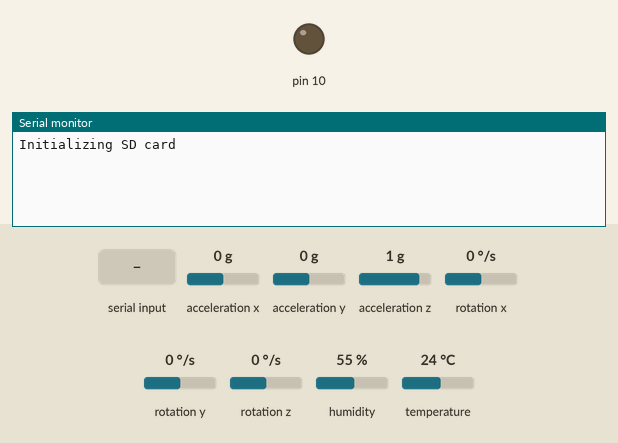
The sketch below on a simulated Arduino Uno, built for the host (arithmetic inside an expression is 32-bit, double 64-bit). On the bench: output pins drawn as LEDs (lit = HIGH), the last lines printed to the serial monitor. Wiring (inferred from the names in the program): MPU-6050 motion sensor at I2C address 0x68. The test bench sets the inputs (shaded band); at power-on: acceleration x 0 g, acceleration y 0 g, acceleration z 1 g, rotation x 0 °/s, rotation y 0 °/s, rotation z 0 °/s, humidity 55 %, temperature 24 °C. Storage starts empty.

Above: at 1.2 s.
1.3 s: "0" received over Serial
At 3.5 s:
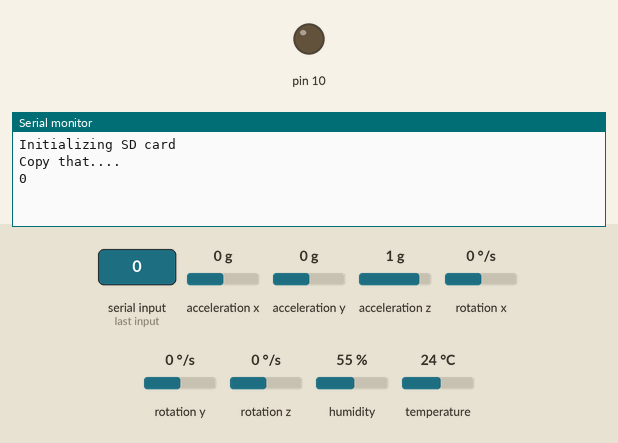
4.1 s: "1" received over Serial
At 6.9 s:
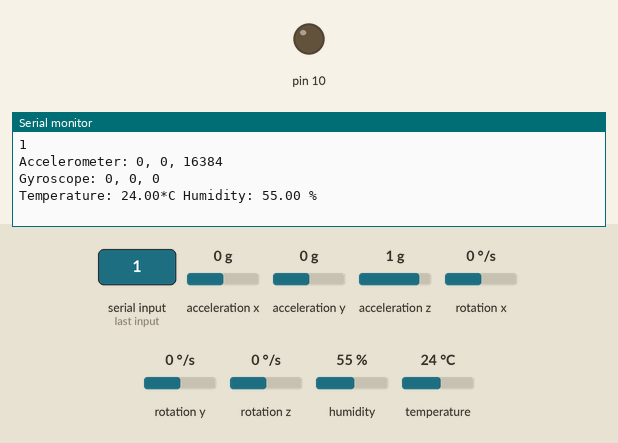
7.7 s: "w" received over Serial
At 9.8 s:
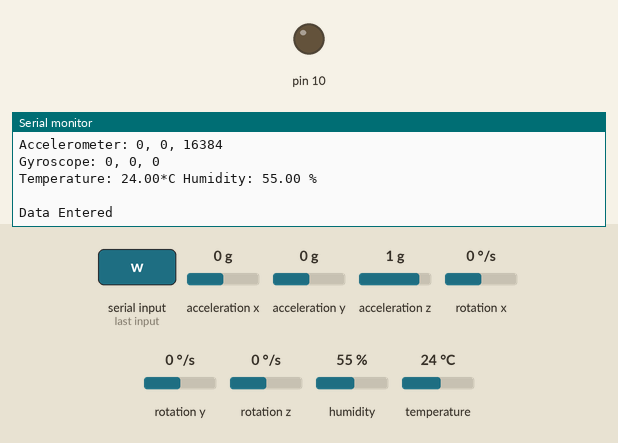

The sketch:

transmitter.ino
```cpp
// transmitter.ino
#include <Wire.h>
#include <DHT.h>
#include <SD.h>
#include <SoftwareSerial.h>
#include <avr/sleep.h>

#define DHTTYPE DHT11 // DHT 11
#define DHTPIN 2 // data pin of DHT11 connected to D2
DHT dht(DHTPIN, DHTTYPE);

SoftwareSerial HC12(3, 6);

unsigned long previousMillis = 0;
const long interval = 10000; // restart interval in milliseconds

// MPU declarations
const int MPU_addr = 0x68; // I2C address of the MPU-6050
int16_t AcX, AcY, AcZ, Tmp, GyX, GyY, GyZ;

// DHT11 declarations
float h = dht.readHumidity();
float t = dht.readTemperature();

// SD card declarations
const int chipSelect = 10;
File dataFile;

//variable to get the input from the station
char x;

//sleep mode for power management
char sleepMode = '0';

void setup() {
    Wire.begin();
    dht.begin();
    HC12.begin(9600);
    Wire.beginTransmission(MPU_addr);
    Wire.write(0x6B); // PWR_MGMT_1 register
    Wire.write(0); // set to zero (wakes up the MPU-6050)
    Wire.endTransmission(true);
    Serial.begin(9600);

    // initialize SD card
    pinMode(10, OUTPUT);
    if (!SD.begin(chipSelect)) {
        Serial.println("Card failed, or not present");
        return;
    }
    Serial.println("Initializing SD card");
    dataFile = SD.open("data.txt", FILE_WRITE);
    if (!dataFile) {
        Serial.println("Error opening data.txt");
    }
    dataFile.close();
}

void loop() {
    if (Serial.available() > 0) { // check if there is any data available on Serial port
        x = Serial.read(); // read the data and store it in the global variable
        Serial.println("Copy that....");
        Serial.println(x);
    }
    delay(1000);

    if (x == '0' || x == '1') {
        sleepMode = x;
    }

    if (sleepMode == '0') {
        sleepNow(); // Put the Arduino to sleep
        if (Serial.available() > 0) { // check if there is any data available on Serial port
            x = Serial.read(); // read the data and store it in the global variable
            Serial.println("Copy that......");
        }
    } else {
        // Receive command over HC-12 to wake up from sleep mode
        if (HC12.available()) {
            char command = HC12.read();
            if (command == '1') {
                Serial.println("Wake up command received");
                sleepMode = '1'; // Set sleep mode to false
            }
        }

        float h = dht.readHumidity();
        float t = dht.readTemperature();

        // Check if any reads failed and exit early (to try again).
        if (isnan(h) || isnan(t)) {
            Serial.println("Failed to read from DHT sensor!");
            return;
        }

        HC12.write(h);
        HC12.write(t);

        Wire.beginTransmission(MPU_addr);
        Wire.write(0x3B); // starting with register 0x3B (ACCEL_XOUT_H)
        Wire.endTransmission(false);
        Wire.requestFrom(MPU_addr, 14, true); // request a total of 14 registers
        AcX = Wire.read() << 8 | Wire.read(); // 0x3B (ACCEL_XOUT_H) & 0x3C (ACCEL_XOUT_L)
        AcY = Wire.read() << 8 | Wire.read(); // 0x3D (ACCEL_YOUT_H) & 0x3E (ACCEL_YOUT_L)
        AcZ = Wire.read() << 8 | Wire.read(); // 0x3F (ACCEL_ZOUT_H) & 0x40 (ACCEL_ZOUT_L)
        Tmp = Wire.read() << 8 | Wire.read(); // 0x41 (TEMP_OUT_H) & 0x42 (TEMP_OUT_L)
        GyX = Wire.read() << 8 | Wire.read(); // 0x43 (GYRO_XOUT_H) & 0x44 (GYRO_XOUT_L)
        GyY = Wire.read() << 8 | Wire.read(); // 0x45 (GYRO_YOUT_H) & 0x46 (GYRO_YOUT_L)
        GyZ = Wire.read() << 8 | Wire.read(); // 0x47 (GYRO_ZOUT_H) & 0x48 (GYRO_ZOUT_L)

        HC12.write(AcX);
        HC12.write(AcY);
        HC12.write(AcZ);
        HC12.write(GyX);
        HC12.write(GyY);
        HC12.write(GyZ);

        // Print the values to the serial monitor
        Serial.print("Accelerometer: ");
        Serial.print(AcX); Serial.print(", ");
        Serial.print(AcY); Serial.print(", ");
        Serial.println(AcZ);
        Serial.print("Gyroscope: ");
        Serial.print(GyX); Serial.print(", ");
        Serial.print(GyY); Serial.print(", ");
        Serial.println(GyZ);
        Serial.print("Temperature: ");
        Serial.print(t);
        Serial.print("*C ");
        Serial.print("Humidity: ");
        Serial.print(h);
        Serial.println(" %");
        Serial.println(" ");

        if (x == 'w') {
            Store(t, h, AcX, AcY, GyX, GyY);
        } else {
            dataFile.close();
        }
    }
    delay(1500); // delay for one second
}

void Store(int t, int h, int AcX, int AcY, int GyX, int GyY) {
    // Write the values to the SD card
    dataFile = SD.open("data.txt", FILE_WRITE);
    if (dataFile) {
        dataFile.print("Accelerometer: ");
        dataFile.print(AcX); dataFile.print(", ");
        dataFile.print(AcY); dataFile.print(", ");
        dataFile.println(AcZ);
        dataFile.print("Gyroscope: ");
        dataFile.print(GyX); dataFile.print(", ");
        dataFile.print(GyY); dataFile.print(", ");
        dataFile.println(GyZ);
        dataFile.print("Temperature: ");
        dataFile.print(t);
        dataFile.print(" *C ");
        dataFile.print("Humidity: ");
        dataFile.print(h);
        dataFile.println(" %");
        dataFile.println();
        dataFile.println(" ");
        Serial.println("Data Entered");
    } else {
        // if the file didn't open, print an error:
        Serial.println("Error opening data.txt");
    }
    dataFile.close();
}

void sleepNow() {
    sleep_enable(); // Enable sleep mode
    set_sleep_mode(SLEEP_MODE_PWR_DOWN); // Set sleep mode to power down
    sleep_cpu(); // Put the CPU to sleep
    sleep_disable(); // Disable sleep mode
}
```

Measured:
- after the input at 1.3 s, the serial monitor: prints a new line after 1.4 s (image 1)
- after the input at 4.1 s, the serial monitor: prints a new line after 1.2 s (image 2)
- after the input at 7.7 s, the serial monitor: prints a new line after 0.11 s (image 3)
